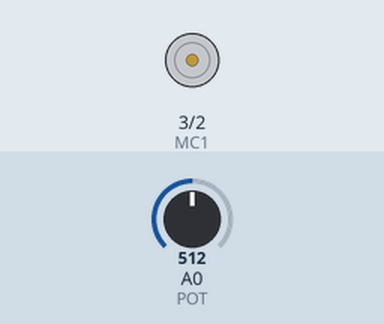
Simulated run of this sketch. Board: Arduino Uno, built with avr-gcc and run on an emulated ATmega328P. Shown: motor-driver pin pairs drawn as motors (green arrow = first pin HIGH = forward, orange = second pin HIGH = backward, longer = more drive, scaled by the enable pin). The inputs (shaded band) are chosen by the test bench; at power-on: A0 (POT) = 512.

Above: at 1.2 s.
1.3 s: A0 (POT) set to 473
2.8 s: A0 (POT) set to 449
At 3.3 s:
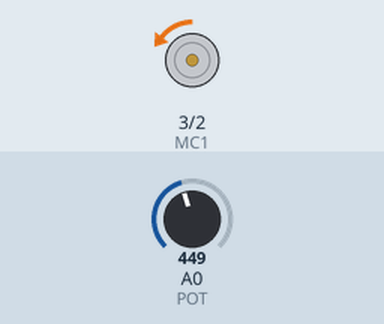
4.3 s: A0 (POT) set to 472
At 5.2 s:
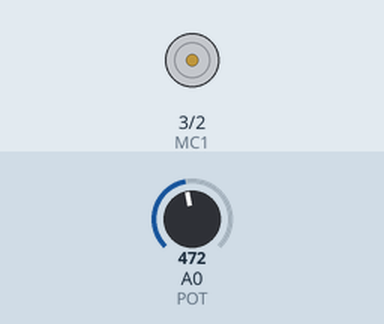
5.8 s: A0 (POT) set to 572
At 6.8 s:
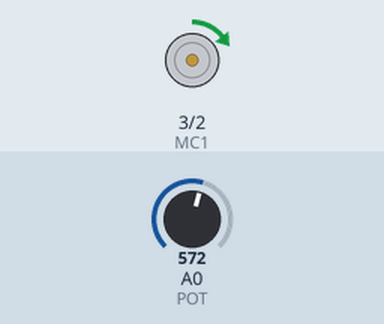
7.3 s: A0 (POT) set to 716
At 8.7 s:
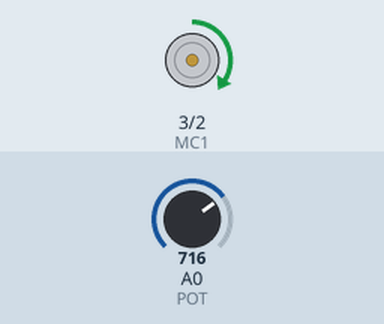
Timing chart, 0 to 9.8 s (numbered marks = the images above; inputs shaded):
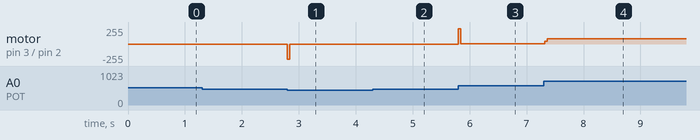

Measured:
- after the input at 1.3 s, every drawn part: stays the same
- after the input at 2.8 s, motor on pin 3 (MC1) / pin 2 (MC2): stopped → backward 4/255 at once
- after the input at 4.3 s, motor on pin 3 (MC1) / pin 2 (MC2): backward 4/255 → stopped at once
- after the input at 5.8 s, motor on pin 3 (MC1) / pin 2 (MC2): stopped → forward 3/255 at once
- after the input at 7.3 s, motor on pin 3 (MC1) / pin 2 (MC2): forward 3/255 → forward 76/255 at once

The sketch:

hbridge.ino
```cpp
// (licence header left out)
//Hbridge Motor Control
const int EN=9;   //Half Bridge 1 Enable
const int MC1=3;  //Motor Control 1
const int MC2=2;  //Motor Control 2
const int POT=0;  //POT on Analog Pin 0

int val = 0;      //for storing the reading from the POT
int velocity = 0; //For storing the desired velocity (from 0-255)

void setup()
{
    pinMode(EN, OUTPUT);
    pinMode(MC1, OUTPUT);
    pinMode(MC2, OUTPUT);
    brake(); //Initialize with motor stopped
}

void loop()
{
    val = analogRead(POT);

    //go forward
    if (val > 562)
    {
        velocity = map(val, 563, 1023, 0, 255);
        forward(velocity);
    }

    //go backward
    else if (val < 462)
    {
        velocity = map(val, 461, 0, 0, 255);
        reverse(velocity);
    }

    //brake
    else
    {
        brake();
    }
}

//Motor goes forward at given rate (from 0-255)
void forward (int rate)
{
    digitalWrite(EN, LOW);
    digitalWrite(MC1, HIGH);
    digitalWrite(MC2, LOW);
    analogWrite(EN, rate);
}

//Motor goes backward at given rate (from 0-255)
void reverse (int rate)
{
    digitalWrite(EN, LOW);
    digitalWrite(MC1, LOW);
    digitalWrite(MC2, HIGH);
    analogWrite(EN, rate);
}

//Stops motor
void brake ()
{
    digitalWrite(EN, LOW);
    digitalWrite(MC1, LOW);
    digitalWrite(MC2, LOW);
    digitalWrite(EN, HIGH);
}
```
